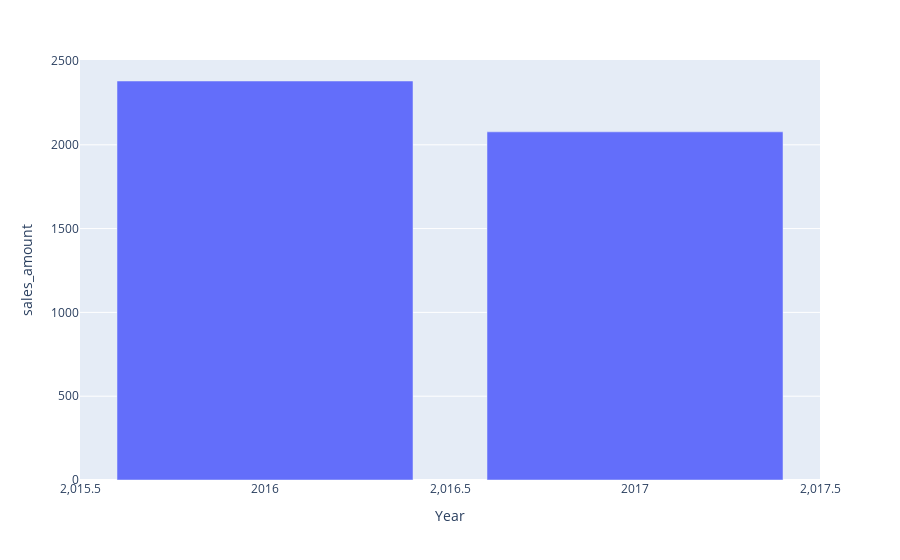

Notebook cell for this chart:
### Code cell
fig = px.bar(years, x="Year",y="sales_amount")
fig.show()

### Figure 1 — Plotly figure (JSON) as saved in the notebook; plotly's stock layout.template omitted (floating-point values rounded to 4 significant figures)
{"data": [{"alignmentgroup": "True", "hovertemplate": "Year=%{x}<br>sales_amount=%{y}<extra></extra>", "legendgroup": "", "marker": {"color": "#636efa", "pattern": {"shape": ""}}, "name": "", "offsetgroup": "", "orientation": "v", "showlegend": false, "textposition": "auto", "type": "bar", "x": [2016, 2017], "xaxis": "x", "y": [2381.0, 2077.0], "yaxis": "y"}], "layout": {"barmode": "relative", "legend": {"tracegroupgap": 0}, "margin": {"t": 60}, "xaxis": {"anchor": "y", "domain": [0, 1], "title": {"text": "Year"}}, "yaxis": {"anchor": "x", "domain": [0, 1], "title": {"text": "sales_amount"}}}}
